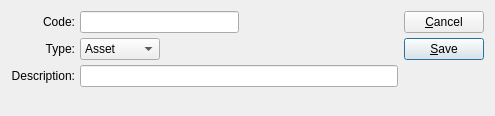
<ui version="4.0" >
 <author></author>
 <comment>This file is part of the xTuple ERP: PostBooks Edition, a free and
open source Enterprise Resource Planning software suite,
Copyright (c) 1999-2011 by OpenMFG LLC, d/b/a xTuple.
It is licensed to you under the Common Public Attribution License
version 1.0, the full text of which (including xTuple-specific Exhibits)
is available at www.xtuple.com/CPAL.  By using this software, you agree
to be bound by its terms.</comment>
 <exportmacro></exportmacro>
 <class>subAccntType</class>
 <widget class="QDialog" name="subAccntType" >
  <property name="geometry" >
   <rect>
    <x>0</x>
    <y>0</y>
    <width>495</width>
    <height>116</height>
   </rect>
  </property>
  <property name="windowTitle" >
   <string>Subaccount Type</string>
  </property>
  <layout class="QHBoxLayout" >
   <property name="margin" >
    <number>11</number>
   </property>
   <property name="spacing" >
    <number>6</number>
   </property>
   <item>
    <layout class="QVBoxLayout" >
     <property name="margin" >
      <number>0</number>
     </property>
     <property name="spacing" >
      <number>0</number>
     </property>
     <item>
      <layout class="QGridLayout" >
       <property name="margin" >
        <number>0</number>
       </property>
       <property name="spacing" >
        <number>5</number>
       </property>
       <item row="1" column="1" >
        <layout class="QHBoxLayout" >
         <property name="margin" >
          <number>0</number>
         </property>
         <property name="spacing" >
          <number>0</number>
         </property>
         <item>
          <widget class="XComboBox" name="_type" >
           <item>
            <property name="text" >
             <string>Asset</string>
            </property>
           </item>
           <item>
            <property name="text" >
             <string>Liability</string>
            </property>
           </item>
           <item>
            <property name="text" >
             <string>Expense</string>
            </property>
           </item>
           <item>
            <property name="text" >
             <string>Revenue</string>
            </property>
           </item>
           <item>
            <property name="text" >
             <string>Equity</string>
            </property>
           </item>
          </widget>
         </item>
         <item>
          <spacer>
           <property name="orientation" >
            <enum>Qt::Horizontal</enum>
           </property>
           <property name="sizeType" >
            <enum>QSizePolicy::Expanding</enum>
           </property>
           <property name="sizeHint" >
            <size>
             <width>305</width>
             <height>16</height>
            </size>
           </property>
          </spacer>
         </item>
        </layout>
       </item>
       <item row="1" column="0" >
        <widget class="QLabel" name="_typeLit" >
         <property name="text" >
          <string>Type:</string>
         </property>
         <property name="alignment" >
          <set>Qt::AlignRight|Qt::AlignTrailing|Qt::AlignVCenter</set>
         </property>
        </widget>
       </item>
       <item row="0" column="0" >
        <widget class="QLabel" name="_codeLit" >
         <property name="text" >
          <string>Code:</string>
         </property>
         <property name="alignment" >
          <set>Qt::AlignRight|Qt::AlignTrailing|Qt::AlignVCenter</set>
         </property>
        </widget>
       </item>
       <item row="0" column="1" >
        <layout class="QHBoxLayout" >
         <property name="margin" >
          <number>0</number>
         </property>
         <property name="spacing" >
          <number>0</number>
         </property>
         <item>
          <widget class="XLineEdit" name="_code" />
         </item>
         <item>
          <spacer>
           <property name="orientation" >
            <enum>Qt::Horizontal</enum>
           </property>
           <property name="sizeType" >
            <enum>QSizePolicy::Expanding</enum>
           </property>
           <property name="sizeHint" >
            <size>
             <width>20</width>
             <height>20</height>
            </size>
           </property>
          </spacer>
         </item>
        </layout>
       </item>
       <item row="2" column="1" >
        <widget class="XLineEdit" name="_description" />
       </item>
       <item row="2" column="0" >
        <widget class="QLabel" name="_descriptionLit" >
         <property name="text" >
          <string>Description:</string>
         </property>
         <property name="alignment" >
          <set>Qt::AlignRight|Qt::AlignTrailing|Qt::AlignVCenter</set>
         </property>
        </widget>
       </item>
      </layout>
     </item>
     <item>
      <spacer>
       <property name="orientation" >
        <enum>Qt::Vertical</enum>
       </property>
       <property name="sizeType" >
        <enum>QSizePolicy::Expanding</enum>
       </property>
       <property name="sizeHint" >
        <size>
         <width>20</width>
         <height>40</height>
        </size>
       </property>
      </spacer>
     </item>
    </layout>
   </item>
   <item>
    <layout class="QVBoxLayout" >
     <property name="margin" >
      <number>0</number>
     </property>
     <property name="spacing" >
      <number>0</number>
     </property>
     <item>
      <layout class="QVBoxLayout" >
       <property name="margin" >
        <number>0</number>
       </property>
       <property name="spacing" >
        <number>5</number>
       </property>
       <item>
        <widget class="QPushButton" name="_close" >
         <property name="text" >
          <string>&amp;Cancel</string>
         </property>
        </widget>
       </item>
       <item>
        <widget class="QPushButton" name="_save" >
         <property name="text" >
          <string>&amp;Save</string>
         </property>
         <property name="autoDefault" >
          <bool>true</bool>
         </property>
         <property name="default" >
          <bool>true</bool>
         </property>
        </widget>
       </item>
      </layout>
     </item>
     <item>
      <spacer>
       <property name="orientation" >
        <enum>Qt::Vertical</enum>
       </property>
       <property name="sizeType" >
        <enum>QSizePolicy::Expanding</enum>
       </property>
       <property name="sizeHint" >
        <size>
         <width>20</width>
         <height>20</height>
        </size>
       </property>
      </spacer>
     </item>
    </layout>
   </item>
  </layout>
 </widget>
 <layoutdefault spacing="6" margin="11" />
 <pixmapfunction>qPixmapFromMimeSource</pixmapfunction>
 <customwidgets>
  <customwidget>
   <class>XLineEdit</class>
   <extends>QLineEdit</extends>
   <header>xlineedit.h</header>
   <container>0</container>
   <pixmap></pixmap>
  </customwidget>
  <customwidget>
   <class>XComboBox</class>
   <extends>QComboBox</extends>
   <header>xcombobox.h</header>
   <container>0</container>
   <pixmap></pixmap>
  </customwidget>
 </customwidgets>
 <tabstops>
  <tabstop>_code</tabstop>
  <tabstop>_type</tabstop>
  <tabstop>_description</tabstop>
  <tabstop>_save</tabstop>
  <tabstop>_close</tabstop>
 </tabstops>
 <includes/>
 <resources/>
 <connections>
  <connection>
   <sender>_close</sender>
   <signal>clicked()</signal>
   <receiver>subAccntType</receiver>
   <slot>reject()</slot>
   <hints>
    <hint type="sourcelabel" >
     <x>20</x>
     <y>20</y>
    </hint>
    <hint type="destinationlabel" >
     <x>20</x>
     <y>20</y>
    </hint>
   </hints>
  </connection>
 </connections>
</ui>
